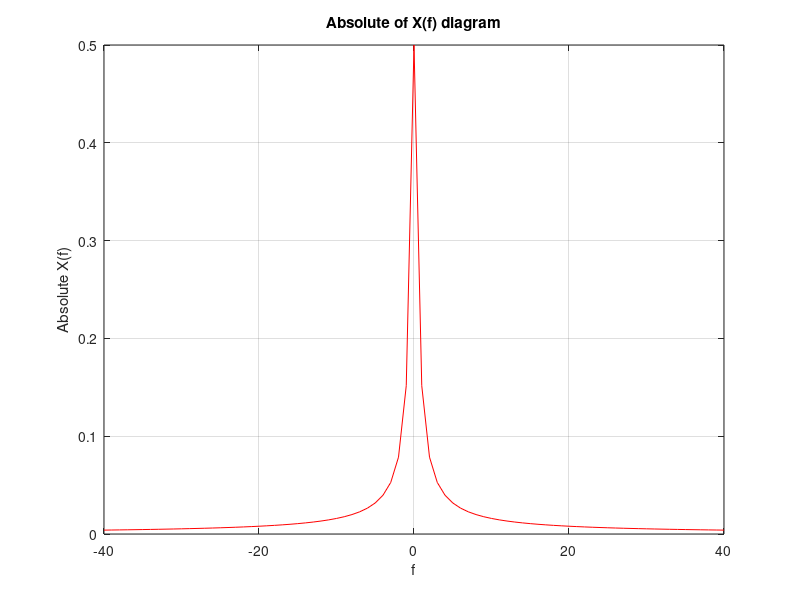
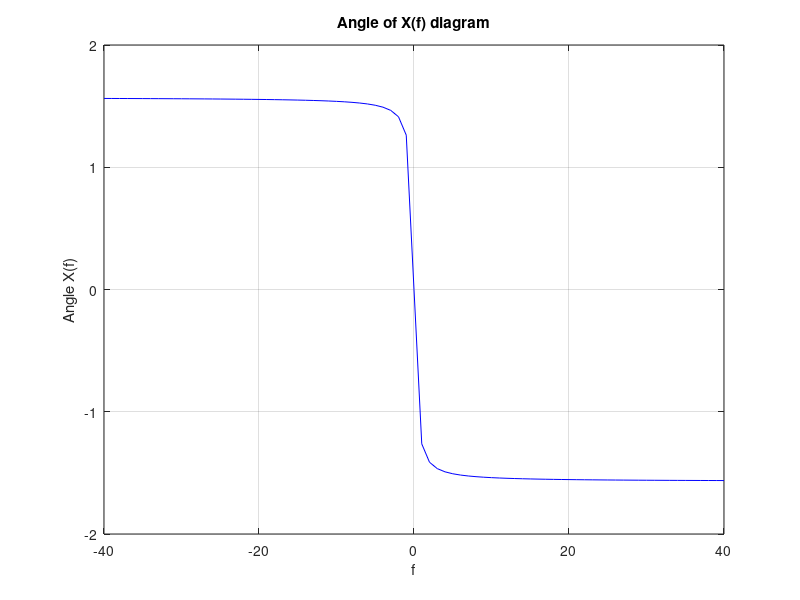
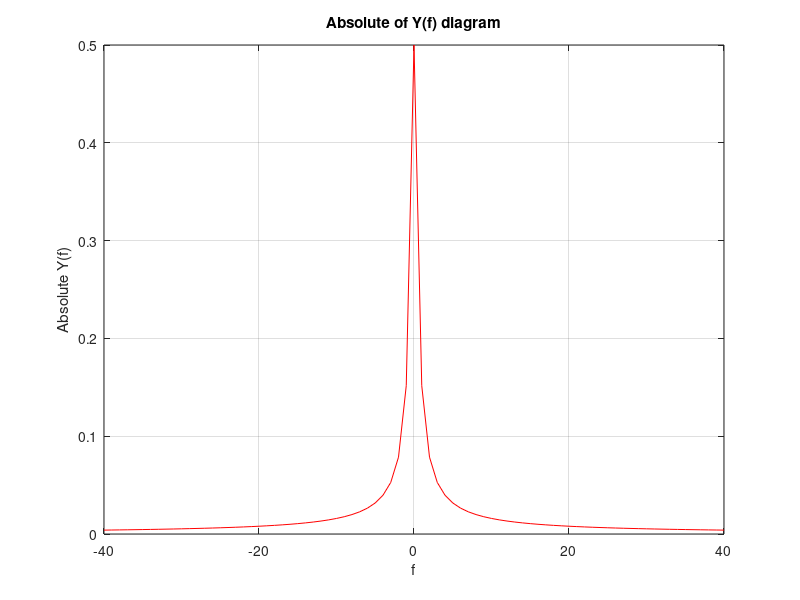
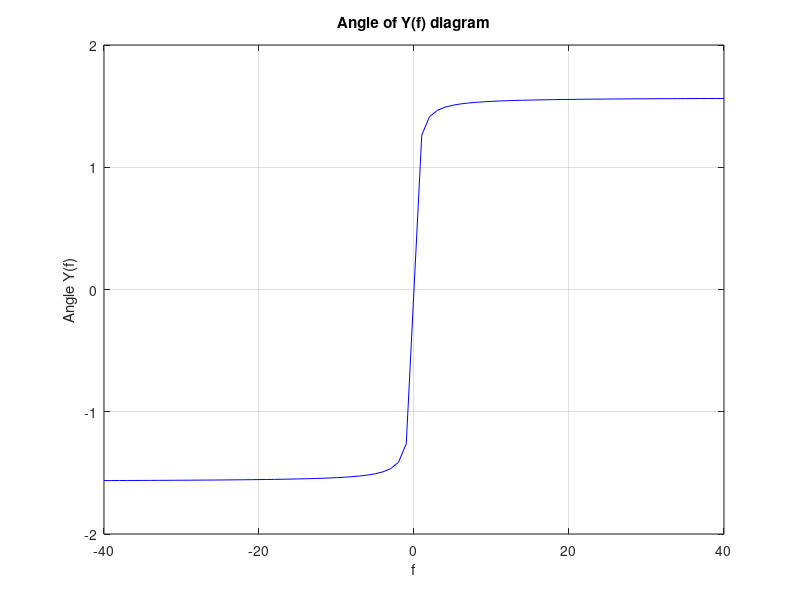

The MATLAB source for these figures, in order:
#        #
 # # # #
  #Lab4#
  # # # #
 #       #

######################################################
# Askisi - Metasximatismos Fourier shmatos energeias #
######################################################

# a.

# x(t) = exp(-a*t)*u(t), a>0 to sima
# X(f) = (1/(a+(j*2*pi*f))) o metasximatismos Fourier

f = [-40:40]; # freq range
a = 2;
Xf = (1./(a+(j.*2.*pi.*f)));

#plot abs
abs_Xf = abs(Xf)
figure;
plot(f, abs_Xf, "r"); grid; xlabel("f"); ylabel("Absolute X(f)"); title("Absolute of X(f) diagram")

#plot angle
angle_Xf = angle(Xf)
figure;
plot(f, angle_Xf, "b"); grid; xlabel("f"); ylabel("Angle X(f)"); title("Angle of X(f) diagram")

# b.

# y(t) = exp(a*t)*u(-t), a>0 to sima
# Y(f) = (1/(a-(j*2*pi*f))) o metasximatismos Fourier

f = [-40:40]; # freq range
a = 2;
Yf = (1./(a-(j.*2.*pi.*f)));

#plot abs
abs_Yf = abs(Yf)
figure;
plot(f, abs_Yf, "r"); grid; xlabel("f"); ylabel("Absolute Y(f)"); title("Absolute of Y(f) diagram");

#plot angle
angle_Yf = angle(Yf)
figure;
plot(f, angle_Yf, "b"); grid; xlabel("f"); ylabel("Angle Y(f)"); title("Angle of Y(f) diagram");

# c.

# Oi dyo metasximatismoi exoun idio metro alla
# antistrofh fash.
